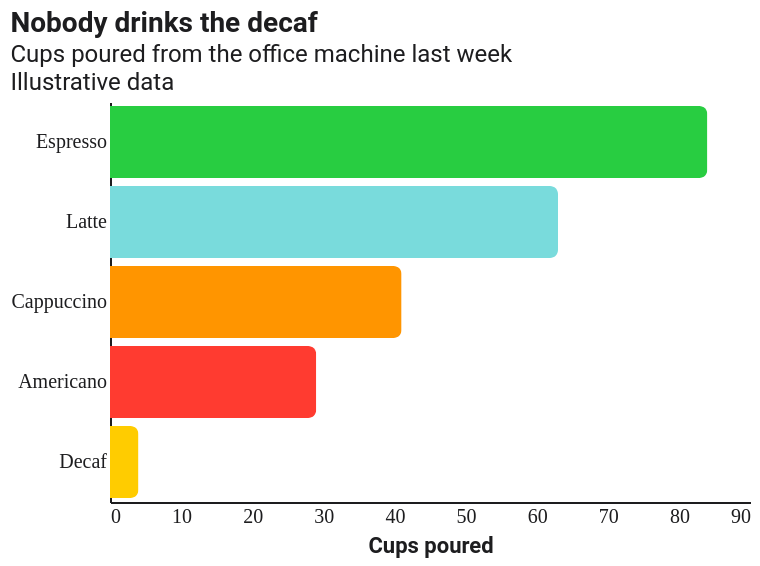

Write a Vega-Lite specification for this figure.
### Vega-Lite specification from a JSON file in a GitHub repository (floating-point values rounded to 4 significant figures)
{"$schema": "https://vega.github.io/schema/vega-lite/v5.json", "config": {"background": "#FFFFFF", "font": "Roboto, Roboto Serif, Roboto Mono, system-ui, sans-serif", "view": {"stroke": null, "cornerRadius": 10}, "axis": {"domain": true, "domainColor": "#1D1D1F", "labelColor": "#1D1D1F", "titleColor": "#1D1D1F", "grid": false, "ticks": false, "labelFont": "Roboto Mono", "titleFont": "Roboto"}, "axisTop": {"domain": false, "domainColor": null, "labels": false, "ticks": false, "title": null}, "axisRight": {"domain": false, "domainColor": null, "labels": false, "ticks": false, "title": null}, "legend": {"titleFont": "Roboto", "labelFont": "Roboto", "labelColor": "#1D1D1F", "titleColor": "#1D1D1F"}, "title": {"font": "Roboto", "fontSize": 14, "color": "#1D1D1F", "subtitleFont": "Roboto", "subtitleColor": "#1D1D1F"}, "range": {"category": ["#FF3B30", "#FF9500", "#FFCC00", "#28CD41", "#79DBDC", "#007AFF", "#AF52DE", "#FF2D55"]}, "bar": {"cornerRadiusEnd": 4}, "line": {"strokeWidth": 2}, "point": {"filled": true, "size": 40}}, "width": 320, "height": 200, "title": {"text": "Nobody drinks the decaf", "subtitle": ["Cups poured from the office machine last week", "Illustrative data"], "anchor": "start"}, "data": {"values": [{"drink": "Espresso", "cups": 84}, {"drink": "Latte", "cups": 63}, {"drink": "Cappuccino", "cups": 41}, {"drink": "Americano", "cups": 29}, {"drink": "Decaf", "cups": 4}]}, "mark": {"type": "bar", "cornerRadiusEnd": 4}, "encoding": {"y": {"field": "drink", "type": "nominal", "sort": "-x", "axis": {"title": null}}, "x": {"field": "cups", "type": "quantitative", "axis": {"title": "Cups poured"}}, "color": {"field": "drink", "type": "nominal", "legend": null}}}
